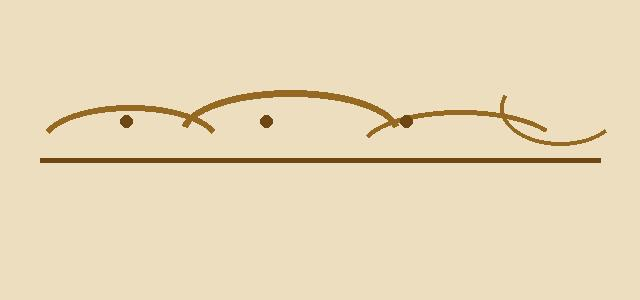
#> input picture tests/_tmp_gold_basmala.jpg, 640 x 300 px; its folder holds only this picture in this run
$ python -i login_ui_service.py   (imports and definitions only)
#> lines starting #> are read from the running program, lines starting #| are printed output that depends on the picture
"""Login page UI helpers — decorative dataset artwork selection."""

import os
from typing import Optional, Tuple

from PIL import Image, ImageEnhance, ImageFilter, ImageOps

IMAGE_EXTENSIONS = (".jpg", ".jpeg", ".png", ".webp", ".JPG", ".JPEG", ".PNG")
PREFERRED_CLASSES = ("tsuluts", "naskhi", "diwani_jali", "diwani")
PREFERRED_SAMPLE = "tsuluts_110.jpg"
STATIC_LOGIN_HERO = "images/login-calligraphy-hero.jpg"
STATIC_LOGIN_BG = "images/login-calligraphy-bg.jpg"
STATIC_LOGIN_IMAGE = "images/login-calligraphy.jpg"
HERO_TARGET_WIDTH = 1600
MIN_HERO_WIDTH = 800


def _is_image_file(name: str) -> bool:
    lower = name.lower()
    return any(lower.endswith(ext.lower()) for ext in IMAGE_EXTENSIONS)


# [61 lines left out: functions _image_dimensions, _pick_best_from_class_dir, _pick_source_image, not called in this run]


def build_login_hero_image(source_path: str, dest_path: str, target_width: int = HERO_TARGET_WIDTH) -> bool:
    """Build a high-quality login hero JPEG from a source artwork."""
#> called with source_path = '../tests/_tmp_gold_basmala.jpg', dest_path = 'out.png', target_width = 1600
    if not source_path or not os.path.isfile(source_path):
        return False
    try:
        with Image.open(source_path) as img:
#> img is the input picture: PIL image 640x300 RGB; mean R, G, B 233.1, 217.2, 185
            img = ImageOps.exif_transpose(img).convert("RGB")
            width, height = img.size
#> width = 640; height = 300
            if width <= 0 or height <= 0:
                return False

            if width != target_width:
                scale = target_width / float(width)
#> scale = 2.5
                new_height = max(1, int(round(height * scale)))
#> new_height = 750
                img = img.resize((target_width, new_height), Image.Resampling.LANCZOS)
#> img: PIL image 1600x750 RGB

            img = img.filter(ImageFilter.UnsharpMask(radius=1.15, percent=118, threshold=3))
            img = ImageEnhance.Contrast(img).enhance(1.1)
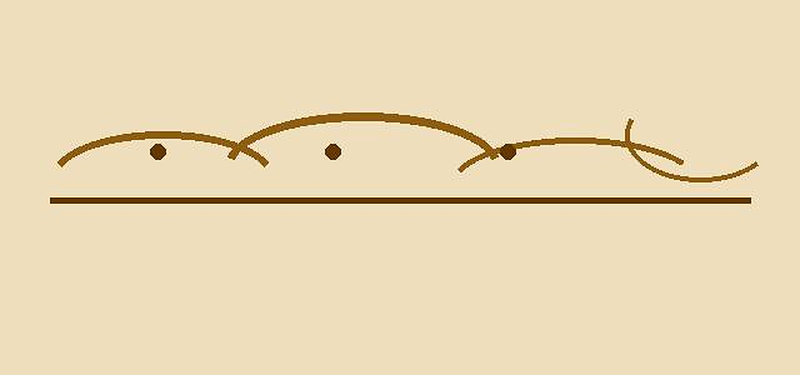
#> img: PIL image 1600x750 RGB (shown at 1/2 size); mean R, G, B 233.6, 216.6, 181.6
            img = ImageEnhance.Color(img).enhance(1.08)
            img = ImageEnhance.Brightness(img).enhance(1.0)

            os.makedirs(os.path.dirname(dest_path), exist_ok=True)
            img.save(dest_path, "JPEG", quality=92, optimize=True, subsampling=0)
        return os.path.isfile(dest_path)
    except OSError:
        return False


# [46 lines left out: functions ensure_login_hero_image, resolve_login_decorative_image, not called in this run]

>>> result = build_login_hero_image('../tests/_tmp_gold_basmala.jpg', 'out.png')

$ run again, on tests/_tmp_gold_simple.jpg
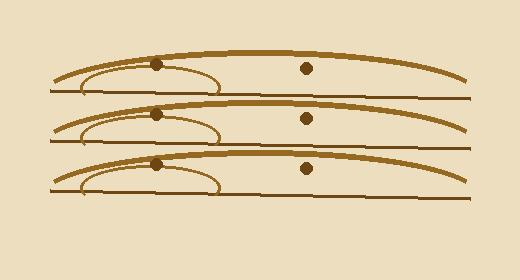
#> input picture tests/_tmp_gold_simple.jpg, 520 x 280 px
#> in build_login_hero_image, img is the input picture: PIL image 520x280 RGB; mean R, G, B 228.1, 210.7, 176.9
#> in build_login_hero_image, `img = img.resize((target_width, new_height), Image.Resampling.LANCZOS)`:
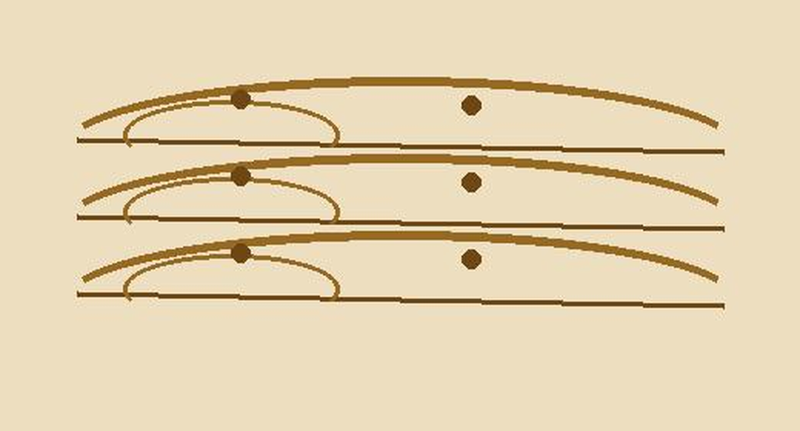
#> img: PIL image 1600x862 RGB (shown at 1/2 size); mean R, G, B 228, 210.7, 176.9
#> in build_login_hero_image, `img = ImageEnhance.Contrast(img).enhance(1.1)`:
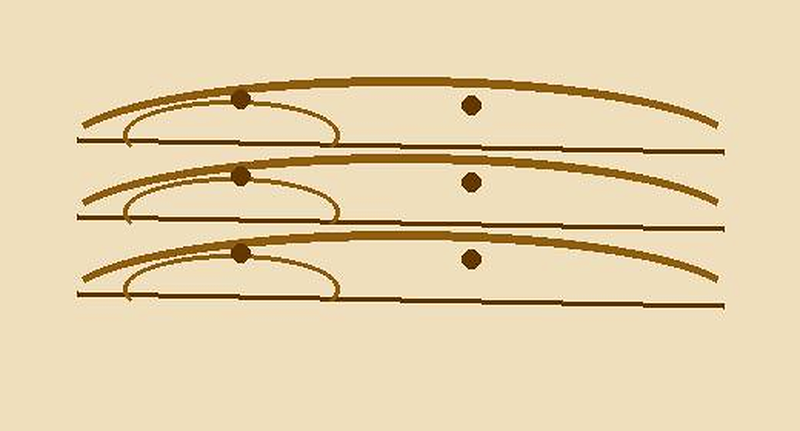
#> img: PIL image 1600x862 RGB (shown at 1/2 size); mean R, G, B 228.7, 210.4, 172.9
